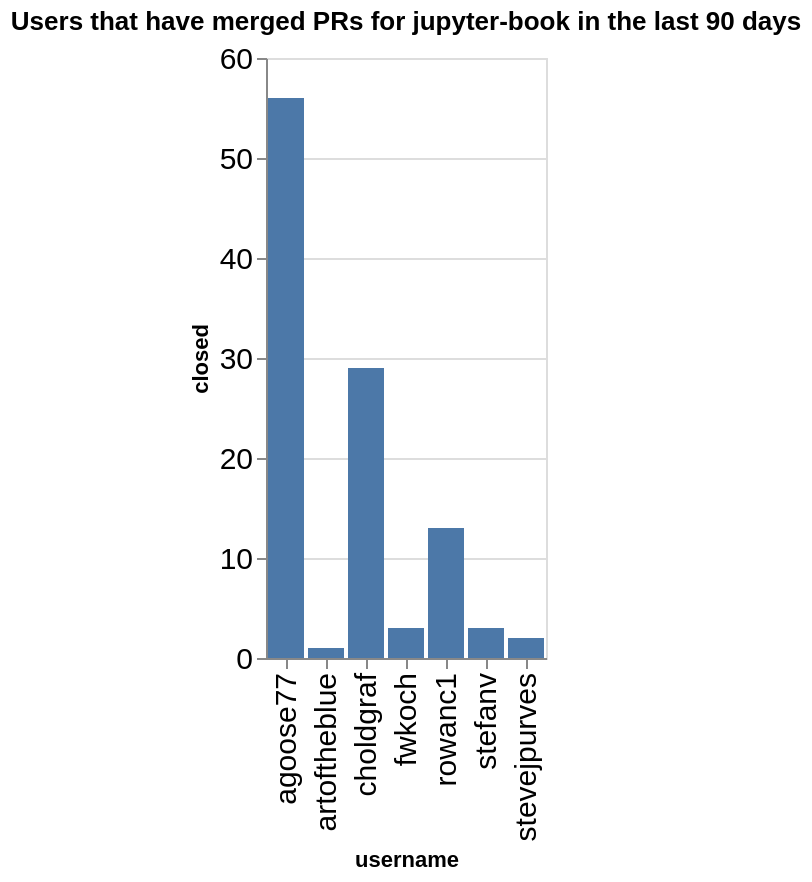

Write notebook code for a chart like this one.
### Code cell
charts = []
title = f"Users that have merged PRs for {github_org} in the last {n_days} days"
ch = alt.Chart(data=closed_by_repo.replace(np.nan, 0), title=title).mark_bar().encode(
    x='username',
    y='closed',
)
ch

### Figure 1 — Vega-Lite specification as saved in the notebook (floating-point values rounded to 4 significant figures)
{"config": {"axisLeft": {"labelFontSize": 15}, "axisBottom": {"labelFontSize": 15}}, "data": {"name": "data-86dc49f54a6fd8f5530664b0b5400a12"}, "mark": {"type": "bar"}, "encoding": {"x": {"field": "username", "type": "nominal"}, "y": {"field": "closed", "type": "quantitative"}}, "title": "Users that have merged PRs for jupyter-book in the last 90 days", "$schema": "https://vega.github.io/schema/vega-lite/v5.20.1.json", "datasets": {"data-86dc49f54a6fd8f5530664b0b5400a12": [{"name": "blog", "username": "agoose77", "closed": 4}, {"name": "example-landing-pages", "username": "agoose77", "closed": 1}, {"name": "example-landing-pages", "username": "choldgraf", "closed": 1}, {"name": "jupyter-book", "username": "agoose77", "closed": 1}, {"name": "jupyter-book", "username": "choldgraf", "closed": 2}, {"name": "myst-spec", "username": "choldgraf", "closed": 1}, {"name": "myst-theme", "username": "agoose77", "closed": 17}, {"name": "myst-theme", "username": "choldgraf", "closed": 2}, {"name": "myst-theme", "username": "rowanc1", "closed": 2}, {"name": "myst-theme", "username": "stefanv", "closed": 2}, {"name": "myst-theme", "username": "stevejpurves", "closed": 1}, {"name": "mystmd", "username": "agoose77", "closed": 29}, {"name": "mystmd", "username": "artoftheblue", "closed": 1}, {"name": "mystmd", "username": "choldgraf", "closed": 16}, {"name": "mystmd", "username": "fwkoch", "closed": 3}, {"name": "mystmd", "username": "rowanc1", "closed": 10}, {"name": "mystmd", "username": "stefanv", "closed": 1}, {"name": "mystmd", "username": "stevejpurves", "closed": 1}, {"name": "mystmd.org", "username": "agoose77", "closed": 3}, {"name": "mystmd.org", "username": "choldgraf", "closed": 2}, {"name": "mystmd.org", "username": "rowanc1", "closed": 1}, {"name": "team-compass", "username": "agoose77", "closed": 1}, {"name": "team-compass", "username": "choldgraf", "closed": 4}, {"name": "thebe", "username": "choldgraf", "closed": 1}]}}
